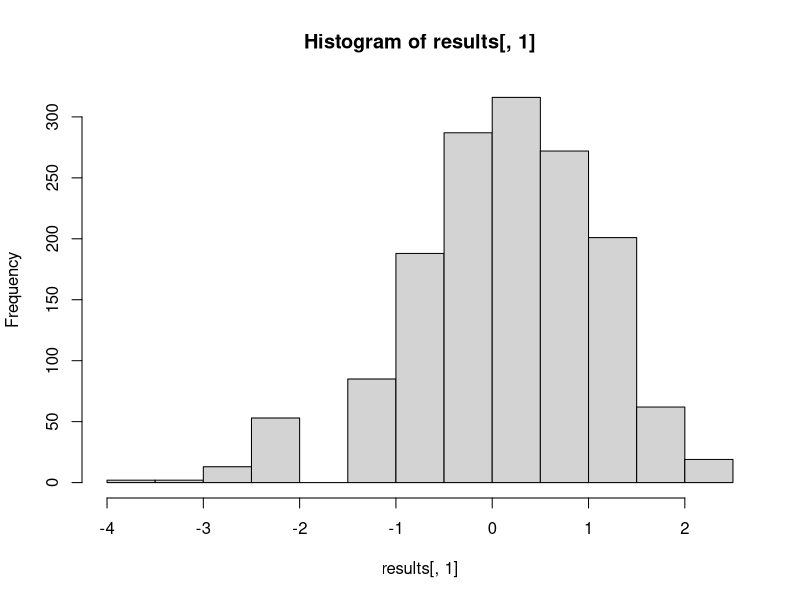
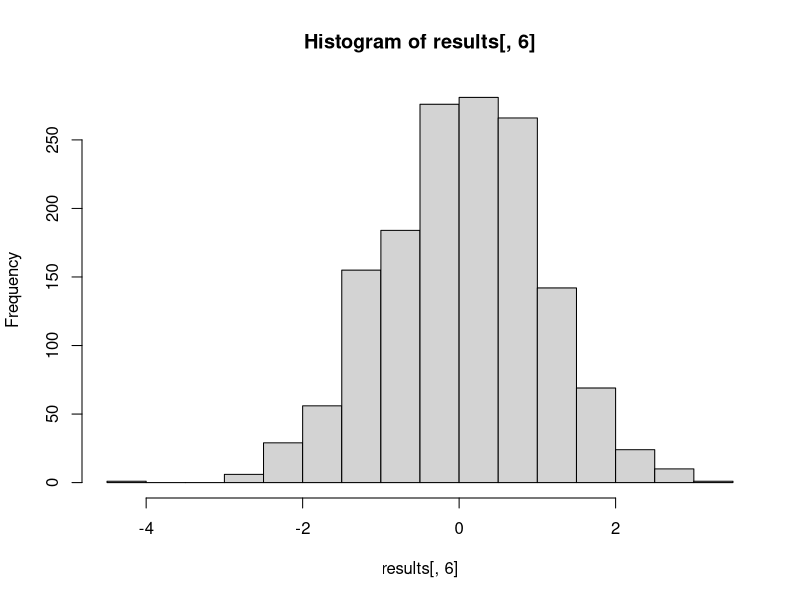

These charts were generated, in order, by the following R code:
# Linear combination of normally distributed RVs example.

?pnorm

pnorm(0.9, mean = 0, sd = 1, lower.tail = TRUE)

1 - pnorm(0.9, mean = 0, sd = 1)

 1 - 2* pnorm(0.9, mean = 0, sd = 1, lower.tail = FALSE)

 
 # Finding a quantile.
 qnorm(0.975)
 
 
# Visualizing the CLT.
 
set.seed(92047)

n_vals <- c(20, 50, 100, 250, 500, 1000)

p <- pi/4

num_sims <- 1500
 
z_n <- function(n_sims, n, p){
  
  num_succ <- rbinom(n_sims, n, p)

  xbar <- num_succ / n 
  
  std_xbar <- (xbar - p) / sqrt( p * (1-p) / n )
  
  return(std_xbar)
}

results <- sapply(1:length(n_vals), function(xx) z_n(num_sims,  n_vals[xx], p))       

colnames(results) <- c('n_20', 'n_50', 'n_100',
                       'n_250', 'n_500', 'n_1000')

hist(results[,1])

hist(results[, 6])


# CLT Example.

pnorm(1.2, mean = 1.5, sd = sqrt(1/100))


# Chi Squared Example.

qchisq(0.95, df = 6)


# T Example.

1 - 2 * pt(2, df = 5, lower.tail = FALSE)

# F Example. 

qf(0.95, df1 = 5, df2 = 9)